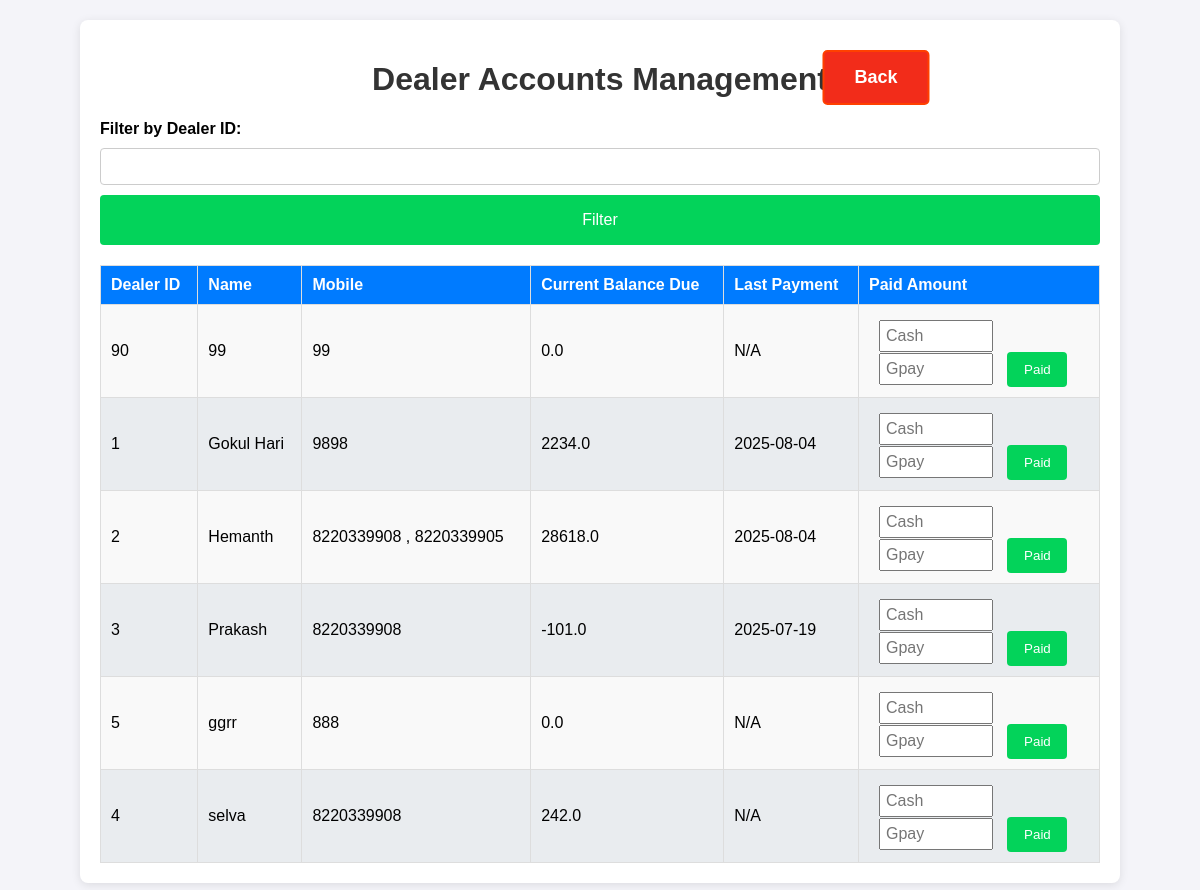
/dealer_accounts, run on the app's committed database.
### app.py (models this page shows)
class Dealer_details(db.Model):
    id = db.Column(db.Integer, primary_key=True)
    dealer_id = db.Column(db.String(100), nullable=False, unique=True)
    name = db.Column(db.String(100), nullable=False)
    mobile = db.Column(db.String(15), nullable=False)
    address = db.Column(db.String(400), nullable=True)
    aadhaar_file = db.Column(db.String(400))  # Path to Aadhaar copy
    photo_file = db.Column(db.String(400))

class DealerAccounts(db.Model):
    id = db.Column(db.Integer, primary_key=True)
    dealer_id = db.Column(db.String(100), nullable=False, unique=True)
    current_balance = db.Column(db.Float, default=0.0)
    last_payment_date = db.Column(db.DateTime)

### app.py (the view)
@app.route('/dealer_accounts')
def dealer_accounts():
    dealers = get_filtered_data_dealer_account(request)
    dealer_id_filter = request.args.get('dealer_id', '')  # Default is an empty string
    return render_template("dealer_accounts.html", dealers=dealers, dealer_id_filter=dealer_id_filter)

### app.py (called while the page is built)
def get_filtered_data_dealer_account(request):
    dealer_id_filter = request.args.get('dealer_id', '')  # Default is an empty string
    filter_button = request.args.get('filter_button', '')
    query = db.session.query(Dealer_details, DealerAccounts).outerjoin(DealerAccounts, Dealer_details.dealer_id == DealerAccounts.dealer_id)
    if filter_button and dealer_id_filter:
        query = query.filter(Dealer_details.dealer_id == dealer_id_filter)
    filtered_data = query.order_by(Dealer_details.name.asc()).all()
    return filtered_data

### templates/dealer_accounts.html (shortened to what this page needs)
<!DOCTYPE html>
<html lang="en">
    <head>
    <link rel="stylesheet" href="/static/styles.css">
</head>
<body>
    <div class="container dealer_accounts_container">
        <h1>Dealer Accounts Management</h1>
        <a href="/" class="back">Back</a>
        <form method="GET" class="form">
            <label for="dealer_id">Filter by Dealer ID:</label>
            <input type="text" id="dealer_id" name="dealer_id" value="{{ dealer_id_filter }}">
            <button type="submit" name="filter_button" value="submit" class="btn">Filter</button>
        </form>
        <table class="dealer_accounts">
            <thead>
                <tr>
                    <th>Dealer ID</th>
                    <th>Name</th>
                    <th>Mobile</th>
                    <th>Current Balance Due</th>
                    <th>Last Payment</th>
                    <th class="action">Paid Amount</th>
                </tr>
            </thead>
            <tbody>
                {% for dealer, account in dealers %}
                <tr>
                    <td>{{ dealer.dealer_id }}</td>
                    <td>{{ dealer.name }}</td>
                    <td>{{ dealer.mobile }}</td>
                    <td>{{ account.current_balance if account else 0 }}</td>
                    <td>{{ account.last_payment_date.strftime("%Y-%m-%d") if account and account.last_payment_date else "N/A" }}</td>
                    <td>
                        <form method="POST" action="{{ url_for('update_payment', dealer_id=dealer.dealer_id) }}">
                            <input class="amount" style="margin-top: 5px;" type="number" name="amount_paid_cash" step="0.01" placeholder="Cash" required>
                            <input class="amount" type="number" name="amount_paid_gpay" step="0.01" placeholder="Gpay" required>
                            <button class="pay" type="submit">Paid</button>
                        </form>
                    </td>
                </tr>
                {% endfor %}
            </tbody>
        </table>
    </div>
</body>
</html>

### static/styles.css (style rules this page uses)
body { font-family: Arial, sans-serif; background-color: #f4f4f9; margin: 0; padding: 0; }
.container { max-width: 800px; margin: 20px auto; background: #fff; padding: 20px; border-radius: 8px; box-shadow: 0 2px 10px rgba(0, 0, 0, 0.1); }
.dealer_accounts_container { max-width: 1000px; }
h1, h2 { color: #333; text-align: center; }
.form { display: flex; flex-direction: column; gap: 10px; margin-bottom: 20px; }
.form label { font-weight: bold; }
.form input { padding: 10px; border: 1px solid #ccc; border-radius: 4px; }
.btn { background-color: #03d35a; color: #fff; border: none; padding: 10px; border-radius: 4px; cursor: pointer; font-size: medium; height: 50px; }
table { width: 100%; border-collapse: collapse; margin-top: 10px; }
table th, table td { padding: 10px; border: 1px solid #ddd; text-align: left; }
table th { background-color: #007bff; color: white; }
table tbody tr:nth-child(odd) { background-color: #f9f9f9; }
table tbody tr:nth-child(even) { background-color: #e9ecef; }
a { display: inline-block; padding: 15px 30px; font-size: 18px; font-weight: bold; text-align: center; text-decoration: none; background-color: #007bff; color: white; border-radius: 5px; border: 2px solid #007bff; transition: all 0.3s ease; position: absolute; left: 50%; transform: translateX(-50%); transition: transform 0.2s, background-color 0.2s; }
.back { background-color: #f22c1a; border: 2px solid #ff4000; top: 50px; left: 73%; }
.history_data input, .dealer_accounts input { width: 50px; padding: 5px; font-size: 16px; }
.history_data .password, .dealer_accounts .amount { width: 120px; margin-left: 10px; margin-right: 10px; }
.history_data button, .dealer_accounts button { background-color: #03d35a; color: white; padding: 5px 10px; border: none; cursor: pointer; border-radius: 4px; }
.dealer_accounts .action { width: 220px; }
.dealer_accounts .amount { width: 100px; }
.dealer_accounts .pay { width: 60px; height: 35px; }

### data on the page
Dealer_details: dealer_id "90", name "99", mobile "99", current_balance "0.0", last_payment_date "N/A"
Dealer_details: dealer_id "1", name "Gokul Hari", mobile "9898", current_balance "2234.0", last_payment_date "2025-08-04"
Dealer_details: dealer_id "2", name "Hemanth", mobile "8220339908 , 8220339905", current_balance "28618.0", last_payment_date "2025-08-04"
Dealer_details: dealer_id "3", name "Prakash", mobile "8220339908", current_balance "-101.0", last_payment_date "2025-07-19"
Dealer_details: dealer_id "5", name "ggrr", mobile "888", current_balance "0.0", last_payment_date "N/A"
Dealer_details: dealer_id "4", name "selva", mobile "8220339908", current_balance "242.0", last_payment_date "N/A"
